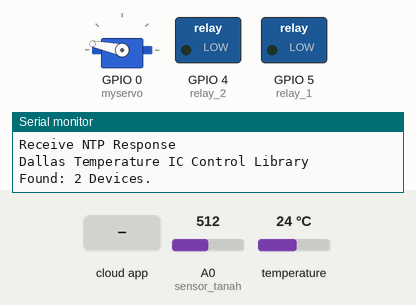
This sketch was run on a simulated ESP8266 (NodeMCU). Shown: servo, switched loads named in the sketch (green lamp = pin HIGH), the last lines printed to the serial monitor. The test bench sets the inputs (shaded band); at power-on: temperature 24 °C, A0 (sensor_tanah) = 512. WiFi joins after 1.5 s; servers stay silent unless stated; the Firebase database answers and starts empty.

Above: at 3.1 s.
3.2 s: temperature set to 29.3 °C
At 6.5 s:
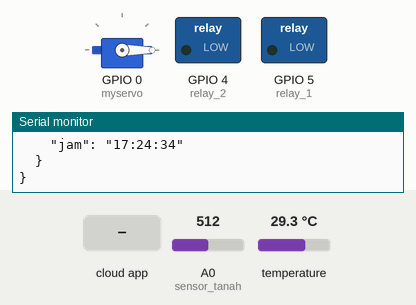
8.7 s: temperature set to 30.3 °C
At 12.49 s:
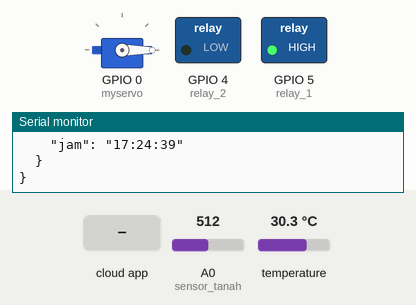
14.7 s: the phone or cloud app sets servo_1 to oto
17.5 s: the phone or cloud app sets servo_1 to on
At 23.4 s:
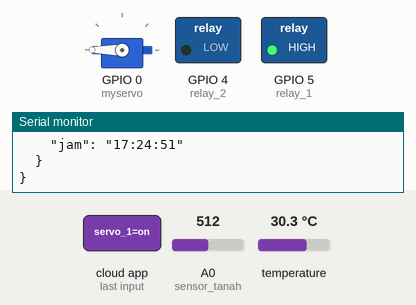
Timing chart, 0 to 29.2 s (numbered marks = the images above; inputs shaded):
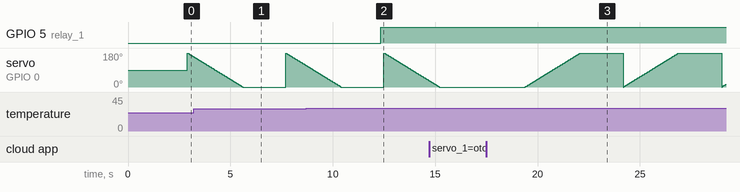

Measured:
- the behaviour switches between 29.9 and 30 °C on temperature (found by bisection; images 1 and 2)
- after the input at 8.7 s, GPIO 5 (relay_1): LOW → HIGH after 3.6 s
- after the input at 17.5 s, servo on GPIO 0 (myservo): ramps from 0° to 180° and jumps back, once every 4.8 s

The sketch:

Vertical_garden_node01.ino
```cpp
#include <TimeLib.h>
#include <ESP8266WiFi.h>
#include <WiFiUdp.h>
#include <FirebaseArduino.h>
#include <OneWire.h>
#include <DallasTemperature.h>
#include <Servo.h>

//Servo
Servo myservo;

const char ssid[] = "hamdan";  //  your network SSID (name)
const char pass[] = "";       // your network password

// NTP Servers:
static const char ntpServerName[] = "us.pool.ntp.org";

const int timeZone = 7;     // Central European Time

WiFiUDP Udp;
unsigned int localPort = 8888;  // local port to listen for UDP packets

time_t getNtpTime();
void digitalClockDisplay();
void printDigits(int digits);
void sendNTPpacket(IPAddress &address);

//DS18B20
#define ONE_WIRE_BUS 2 // Data wire is plugged into port 9 on the Arduino
#define precision 12 // OneWire precision Dallas Sensor

//Relay
#define relay_1 5 //D1
#define relay_2 4 //D2

//Firebase
#define FIREBASE_HOST "verticalgarden-project.firebaseio.com"
#define FIREBASE_AUTH "nPdSyY5tQPBZ6WFtHNRKbGmYbd3YwNyCEj1e0THK"

//DS18B20
OneWire oneWire(ONE_WIRE_BUS);
DallasTemperature sensors(&oneWire); // Pass our oneWire reference to Dallas Temperature.
DeviceAddress T1, T2; // arrays to hold device addresses

//Soil Moisture
int sensor_tanah = A0;
int output_tanah ;

//Relay
String air_1;
String air_2;

//Servo
String pupuk_1;

void setup()
{
  Serial.begin(115200);
  while (!Serial) ; // Needed for Leonardo only
  delay(250);
  Serial.println("TimeNTP Example");
  Serial.print("Connecting to ");
  Serial.println(ssid);
  WiFi.begin(ssid, pass);

  while (WiFi.status() != WL_CONNECTED) {
    delay(500);
    Serial.print(".");
  }

  Serial.print("IP number assigned by DHCP is ");
  Serial.println(WiFi.localIP());
  Serial.println("Starting UDP");
  Udp.begin(localPort);
  Serial.print("Local port: ");
  Serial.println(Udp.localPort());
  Serial.println("waiting for sync");
  setSyncProvider(getNtpTime);
  setSyncInterval(300);

  //Servo
  myservo.attach(0);  // attaches the servo on GIO2 to the servo object

  //DS18B20
  Serial.println("Dallas Temperature IC Control Library");
  sensors.begin();
  Serial.print("Found: ");
  Serial.print(sensors.getDeviceCount(), DEC);
  Serial.println(" Devices.");
  if (!sensors.getAddress(T1, 0)) Serial.println("Not Found Sensor 1");
  if (!sensors.getAddress(T2, 1)) Serial.println("Not Found Sensor 2");
  sensors.setResolution(T1, precision);
  sensors.setResolution(T2, precision);

  //Relay
  pinMode(relay_1, OUTPUT);
  pinMode(relay_2, OUTPUT);

  // connect to wifi.
  //  WiFi.begin(WIFI_SSID, WIFI_PASSWORD);
  //  Serial.print("connecting");
  //  while (WiFi.status() != WL_CONNECTED) {
  //    Serial.print(".");
  //    delay(500);
  //  }
  //  Serial.println();
  //  Serial.print("connected: ");
  //  Serial.println(WiFi.localIP());

  //Firebase
  Firebase.begin(FIREBASE_HOST, FIREBASE_AUTH);
  Firebase.set("pupuk1/servo_1", "off");
}

time_t prevDisplay = 0; // when the digital clock was displayed

void printAddress(DeviceAddress deviceAddress)
{
  for (uint8_t i = 0; i < 8; i++)
  {
    // zero pad the address if necessary
    if (deviceAddress[i] < 16) Serial.print("0");
    Serial.print(deviceAddress[i], HEX);
  }
}

void printTemperature(DeviceAddress deviceAddress)
{
  float tempC = sensors.getTempC(deviceAddress);
  Serial.print(tempC);
}

void printData(DeviceAddress deviceAddress)
{
  printTemperature(deviceAddress);
  Serial.println();
}

void loop()
{
  //Servo
  int pos;

  //DS18B20 Mulai
  sensors.requestTemperatures();
  //DS18B20 Bubar

  //sensor tanah mulai
  output_tanah = analogRead(sensor_tanah);
  output_tanah = map(output_tanah, 1023, 350, 0, 100);
  //sensor tanah bubar

  //Relay Mulai
  //  air_1 = Firebase.getString("air/relay_1");
  if  (sensors.getTempC(T1) >= 30) {
    //    Serial.println("air nyala");
    digitalWrite(relay_1, HIGH);
  }
  else {
    //    Serial.println("air tewas");
    digitalWrite(relay_1, LOW);
  }
  //Relay bubar

  //Servo Mulai
  pupuk_1 = Firebase.getString("pupuk1/servo_1");
  if  (pupuk_1 == "on") {
    for (pos = 0; pos <= 180; pos += 1) { // goes from 0 degrees to 180 degrees
      // in steps of 1 degree
      myservo.write(pos);                 // tell servo to go to position in variable 'pos'
      delay(15);                          // waits 15ms for the servo to reach the position
    }
  }
  //
  if  (pupuk_1 == "off") {
    for (pos = 180; pos >= 0; pos -= 1) { // goes from 180 degrees to 0 degrees
      myservo.write(pos);                 // tell servo to go to position in variable 'pos'
      delay(15);                          // waits 15ms for the servo to reach the position
    }
  }
  //
  if  (pupuk_1 == "oto") {
    if (month() == 1 ) {
      if (day() == 1) {
        if (hour() == 13) {
          if (minute() == 30) {
            for (pos = 0; pos <= 180; pos += 1) { // goes from 0 degrees to 180 degrees
              // in steps of 1 degree
              myservo.write(pos);              // tell servo to go to position in variable 'pos'
              delay(15);                       // waits 15ms for the servo to reach the position
              //              Firebase.set("pupuk/servo_1_status", "on");
            }
            delay (10000);
            for (pos = 180; pos >= 0; pos -= 1) { // goes from 180 degrees to 0 degrees
              myservo.write(pos);              // tell servo to go to position in variable 'pos'
              delay(15);                       // waits 15ms for the servo to reach the position
              //              Firebase.set("pupuk/servo_1_status", "off");
            }
          }
        }
      }
    }
  }
  //Servo Bubar

  //Firebase Mulai
  StaticJsonBuffer<256> jsonBuffer;
  JsonObject& root = jsonBuffer.createObject();
  //  root["posisi"] = "atas";
  JsonObject& parameter = root.createNestedObject("parameter");
  parameter["node"] = "node-01";
  parameter["suhu"] = sensors.getTempC(T1);
  parameter["kelembaban"] = output_tanah;

  JsonObject& waktu = root.createNestedObject("waktu");
  waktu["hari"] = (day() + String(" ") + month() + String(" ") + year());
  waktu["jam"] = (hour() + String(":") + minute() + String(":") + second());
  root.prettyPrintTo(Serial);

  Firebase.push("vertical_garden", root);
  delay(1000);
  //Firebase Bubar

  //    Serial.println((hour()) + String(":") + (minute()) + String(":") + (second()));
  //  if (timeStatus() != timeNotSet) {
  //    if (now() != prevDisplay) { //update the display only if time has changed
  //      prevDisplay = now();
  //      digitalClockDisplay();
  //    }
  //  }
}

void digitalClockDisplay()
{
  Serial.println(hour() + String(":") + minute() + String(":") + second());
  Serial.println(day() + String(" ") + month() + String(" ") + year());
}

void printDigits(int digits)
{
  // utility for digital clock display: prints preceding colon and leading 0
  Serial.print(":");
  if (digits < 10)
    Serial.print('0');
  Serial.print(digits);
}

const int NTP_PACKET_SIZE = 48; // NTP time is in the first 48 bytes of message
byte packetBuffer[NTP_PACKET_SIZE]; //buffer to hold incoming & outgoing packets

time_t getNtpTime()
{
  IPAddress ntpServerIP; // NTP server's ip address

  while (Udp.parsePacket() > 0) ; // discard any previously received packets
  Serial.println("Transmit NTP Request");

  WiFi.hostByName(ntpServerName, ntpServerIP);
  Serial.print(ntpServerName);
  Serial.print(": ");
  Serial.println(ntpServerIP);
  sendNTPpacket(ntpServerIP);
  uint32_t beginWait = millis();
  while (millis() - beginWait < 1500) {
    int size = Udp.parsePacket();
    if (size >= NTP_PACKET_SIZE) {
      Serial.println("Receive NTP Response");
      Udp.read(packetBuffer, NTP_PACKET_SIZE);  // read packet into the buffer
      unsigned long secsSince1900;

      secsSince1900 =  (unsigned long)packetBuffer[40] << 24;
      secsSince1900 |= (unsigned long)packetBuffer[41] << 16;
      secsSince1900 |= (unsigned long)packetBuffer[42] << 8;
      secsSince1900 |= (unsigned long)packetBuffer[43];
      return secsSince1900 - 2208988800UL + timeZone * SECS_PER_HOUR;
    }
  }
  Serial.println("No NTP Response :-(");
  return 0; // return 0 if unable to get the time
}

// send an NTP request to the time server at the given address
void sendNTPpacket(IPAddress & address)
{

  memset(packetBuffer, 0, NTP_PACKET_SIZE);

  packetBuffer[0] = 0b11100011;   // LI, Version, Mode
  packetBuffer[1] = 0;            // Stratum, or type of clock
  packetBuffer[2] = 6;            // Polling Interval
  packetBuffer[3] = 0xEC;         // Peer Clock Precision

  packetBuffer[12] = 49;
  packetBuffer[13] = 0x4E;
  packetBuffer[14] = 49;
  packetBuffer[15] = 52;

  Udp.beginPacket(address, 123);   //NTP requests are to port 123
  Udp.write(packetBuffer, NTP_PACKET_SIZE);
  Udp.endPacket();
}
```
